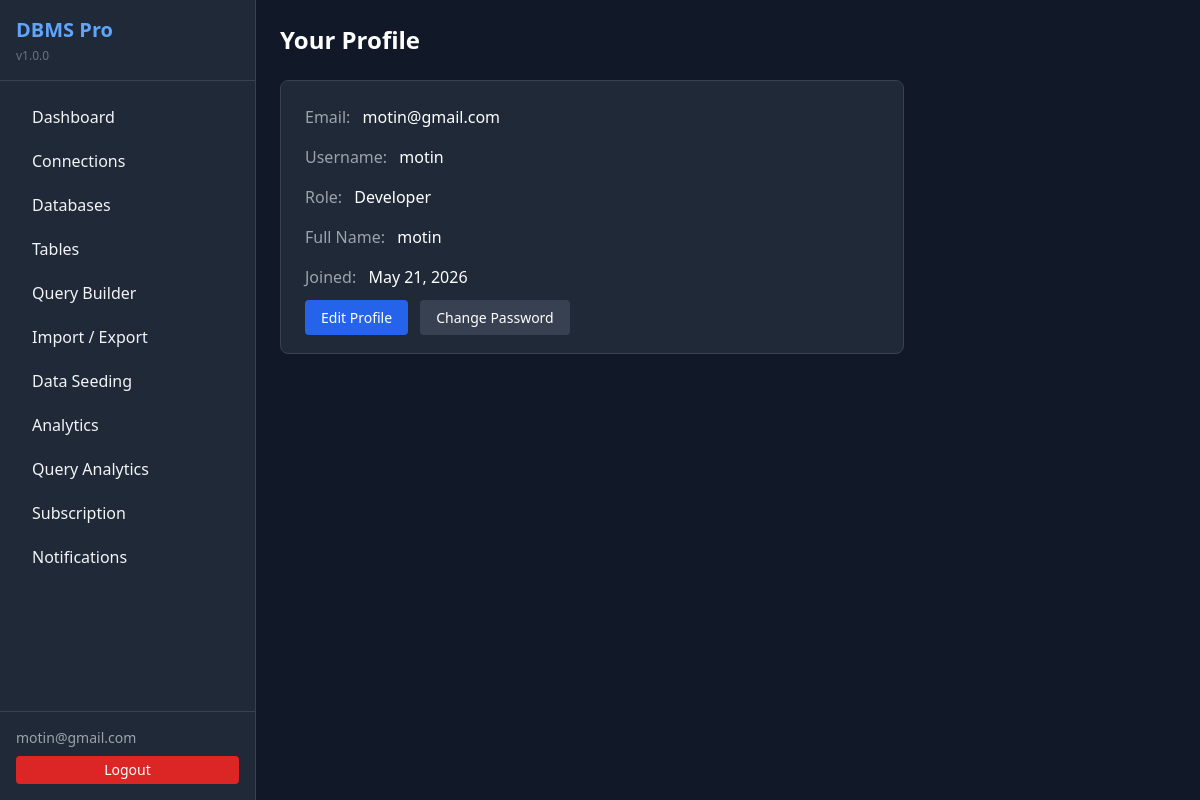
Page /users/profile/ (signed in) on the committed database.
### apps/users/models.py (models this page shows, shortened)
class User(AbstractUser):
    USER_ROLE_CHOICES = [
        ("superuser", _("Super User")),
        ("admin", _("Admin")),
        ("developer", _("Developer")),
        ("analyst", _("Analyst")),
        ("readonly", _("Read Only")),
    ]
    id = models.UUIDField(primary_key=True, default=uuid.uuid4, editable=False)
    email = models.EmailField(_("email address"), unique=True)
    role = models.CharField(max_length=20, choices=USER_ROLE_CHOICES, default="developer")
    phone = models.CharField(max_length=20, blank=True, null=True)
    company = models.CharField(max_length=100, blank=True, null=True)
    avatar = models.ImageField(upload_to="avatars/", blank=True, null=True)
    email_verified = models.BooleanField(default=False)
    two_factor_enabled = models.BooleanField(default=False)
    login_attempts = models.IntegerField(default=0)
    locked_until = models.DateTimeField(blank=True, null=True)
    last_login_ip = models.GenericIPAddressField(blank=True, null=True)
    preferences = models.JSONField(default=dict, blank=True)
    created_at = models.DateTimeField(auto_now_add=True)
    updated_at = models.DateTimeField(auto_now=True)
    USERNAME_FIELD = "email"
    REQUIRED_FIELDS = ["username"]
    class Meta:
        verbose_name = _("User")
        verbose_name_plural = _("Users")
        ordering = ["-created_at"]
    @property
    def full_name(self):
        return f"{self.first_name} {self.last_name}".strip() or self.username

### apps/users/views.py (the view)
# urls.py: path("profile/", views.profile, name="profile"),
@login_required
def profile(request):
    return render(request, "users/profile.html", {
        "page_title": "Profile",
        "user": request.user,
    })

### apps/core/context_processors.py (called while the page is built)
def dbms_settings(request):
    return {
        "DBMS_NAME": getattr(settings, "DBMS_NAME", "DBMS Pro"),
        "DBMS_VERSION": getattr(settings, "DBMS_VERSION", "1.0.0"),
        "DBMS_DESCRIPTION": getattr(settings, "DBMS_DESCRIPTION", "Professional Database Management System"),
    }

def user_connections(request):
    if request.user.is_authenticated:
        conns = DatabaseConnection.objects.filter(user=request.user, is_active=True)
    else:
        conns = DatabaseConnection.objects.none()
    return {"user_connections": conns}

### apps/subscription/context_processors.py (called while the page is built)
def user_subscription(request):
    from apps.subscription.models import Subscription
    if request.user.is_authenticated:
        try:
            sub = request.user.subscription
        except Subscription.DoesNotExist:
            sub = None
    else:
        sub = None
    return {"user_subscription": sub}

### templates/users/profile.html (shortened to what this page needs)
{% extends "base.html" %}
{% block content %}
<div class="p-6 max-w-2xl">
    <h1 class="text-2xl font-bold mb-6 text-white">Your Profile</h1>
    <div class="bg-gray-800 rounded-lg border border-gray-700 p-6 space-y-4">
        <div><span class="text-gray-400">Email:</span> <span class="text-white ml-2">{{ user.email }}</span></div>
        <div><span class="text-gray-400">Username:</span> <span class="text-white ml-2">{{ user.username }}</span></div>
        <div><span class="text-gray-400">Role:</span> <span class="text-white ml-2">{{ user.get_role_display }}</span></div>
        <div><span class="text-gray-400">Full Name:</span> <span class="text-white ml-2">{{ user.full_name }}</span></div>
        <div><span class="text-gray-400">Joined:</span> <span class="text-white ml-2">{{ user.created_at|date:"M d, Y" }}</span></div>
        <div>
            <a href="{% url 'users:edit_profile' %}" class="bg-blue-600 hover:bg-blue-500 text-white py-2 px-4 rounded text-sm">Edit Profile</a>
            <a href="{% url 'users:change_password' %}" class="bg-gray-700 hover:bg-gray-600 text-white py-2 px-4 rounded text-sm ml-2">Change Password</a>
        </div>
    </div>
</div>
{% endblock %}

### templates/base.html (shortened to what this page needs)
<!DOCTYPE html>
<html lang="en">
<head>
<script src="https://cdn.tailwindcss.com"></script>
</head>
<body class="bg-gray-900 text-gray-100 min-h-screen font-sans">
<div class="flex min-h-screen">
<aside class="w-64 bg-gray-800 border-r border-gray-700 flex flex-col">
    <div class="p-4 border-b border-gray-700">
        <h1 class="text-xl font-bold text-blue-400">DBMS Pro</h1>
        <p class="text-xs text-gray-500 mt-1">v{{ DBMS_VERSION }}</p>
    </div>
    <nav class="flex-1 p-4 space-y-1 overflow-y-auto">
        <a href="{% url 'dashboard:index' %}" class="nav-link block px-4 py-2 rounded hover:bg-gray-700 {% if request.resolver_match.url_name == 'index' %}bg-gray-700{% endif %}">Dashboard</a>
        {% if user.is_authenticated %}
        <a href="{% url 'connections:list' %}" class="nav-link block px-4 py-2 rounded hover:bg-gray-700">Connections</a>
        <a href="{% url 'databases:list' %}" class="nav-link block px-4 py-2 rounded hover:bg-gray-700">Databases</a>
        <a href="{% url 'tables:tables' %}" class="nav-link block px-4 py-2 rounded hover:bg-gray-700">Tables</a>
        <a href="{% url 'query_builder:index' %}" class="nav-link block px-4 py-2 rounded hover:bg-gray-700">Query Builder</a>
        <a href="{% url 'import_export:dashboard' %}" class="nav-link block px-4 py-2 rounded hover:bg-gray-700">Import / Export</a>
        <a href="{% url 'seeding:dashboard' %}" class="nav-link block px-4 py-2 rounded hover:bg-gray-700">Data Seeding</a>
        <a href="{% url 'analytics:dashboard' %}" class="nav-link block px-4 py-2 rounded hover:bg-gray-700">Analytics</a>
        <a href="{% url 'query_analytics:dashboard' %}" class="nav-link block px-4 py-2 rounded hover:bg-gray-700">Query Analytics</a>
        <a href="{% url 'subscription:dashboard' %}" class="nav-link block px-4 py-2 rounded hover:bg-gray-700">Subscription</a>
        <a href="{% url 'notifications:list' %}" class="nav-link block px-4 py-2 rounded hover:bg-gray-700">Notifications</a>
        {% endif %}
    </nav>
    <div class="p-4 border-t border-gray-700 space-y-2">
        {% if user.is_authenticated %}
        <div class="text-sm text-gray-400">{{ user.email }}</div>
        <a href="{% url 'users:logout' %}" class="block text-center bg-red-600 hover:bg-red-500 text-white py-1 rounded text-sm">Logout</a>
        {% else %}
        <a href="{% url 'users:login' %}" class="block text-center bg-blue-600 hover:bg-blue-500 text-white py-1 rounded text-sm">Sign In</a>
        <a href="{% url 'users:signup' %}" class="block text-center bg-gray-700 hover:bg-gray-600 text-white py-1 rounded text-sm">Sign Up</a>
        {% endif %}
    </div>
</aside>
<main class="flex-1 overflow-y-auto">
    {% block content %}{% endblock %}
</main>
</div>
</body>
</html>

### rows in the picture
User: email "motin@gmail.com", username "motin", role "Developer", full_name "motin", created_at "May 21, 2026"

### other values in the picture
{{ DBMS_VERSION }} "1.0.0"
